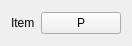
<?xml version="1.0" encoding="UTF-8"?>
<ui version="4.0">
 <class>Item</class>
 <widget class="QWidget" name="Item">
  <property name="geometry">
   <rect>
    <x>0</x>
    <y>0</y>
    <width>104</width>
    <height>46</height>
   </rect>
  </property>
  <property name="windowTitle">
   <string>Form</string>
  </property>
  <layout class="QHBoxLayout" name="horizontalLayout">
   <item>
    <widget class="QLabel" name="lbl_stat">
     <property name="sizePolicy">
      <sizepolicy hsizetype="Fixed" vsizetype="Fixed">
       <horstretch>0</horstretch>
       <verstretch>0</verstretch>
      </sizepolicy>
     </property>
     <property name="text">
      <string>Item</string>
     </property>
     <property name="wordWrap">
      <bool>true</bool>
     </property>
    </widget>
   </item>
   <item>
    <widget class="QPushButton" name="btn_prop">
     <property name="sizePolicy">
      <sizepolicy hsizetype="Fixed" vsizetype="Fixed">
       <horstretch>0</horstretch>
       <verstretch>0</verstretch>
      </sizepolicy>
     </property>
     <property name="text">
      <string>P</string>
     </property>
    </widget>
   </item>
  </layout>
 </widget>
 <resources/>
 <connections/>
</ui>
